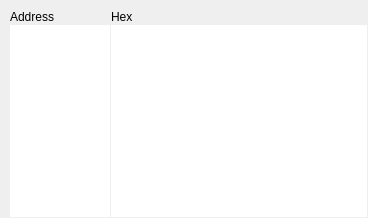
             <widget class="QWidget" name="hexTab">
              <property name="styleSheet">
               <string notr="true">border: none;</string>
              </property>
              <attribute name="icon">
               <iconset resource="resources.qrc">
                <normaloff>:/icons/ic_view_array_black_24px.svg</normaloff>:/icons/ic_view_array_black_24px.svg</iconset>
              </attribute>
              <attribute name="title">
               <string>Hex</string>
              </attribute>
              <layout class="QGridLayout" name="gridLayout_8">
               <property name="leftMargin">
                <number>10</number>
               </property>
               <property name="topMargin">
                <number>10</number>
               </property>
               <property name="rightMargin">
                <number>1</number>
               </property>
               <property name="bottomMargin">
                <number>1</number>
               </property>
               <property name="spacing">
                <number>1</number>
               </property>
               <item row="0" column="0">
                <widget class="QLabel" name="hexAddressLabel">
                 <property name="text">
                  <string>Address</string>
                 </property>
                </widget>
               </item>
               <item row="0" column="1">
                <widget class="QLabel" name="hexLabel">
                 <property name="text">
                  <string>Hex</string>
                 </property>
                </widget>
               </item>
               <item row="1" column="1">
                <widget class="QPlainTextEdit" name="hexBrowser">
                 <property name="minimumSize">
                  <size>
                   <width>0</width>
                   <height>0</height>
                  </size>
                 </property>
                 <property name="maximumSize">
                  <size>
                   <width>16777215</width>
                   <height>16777215</height>
                  </size>
                 </property>
                 <property name="styleSheet">
                  <string notr="true"/>
                 </property>
                 <property name="verticalScrollBarPolicy">
                  <enum>Qt::ScrollBarAsNeeded</enum>
                 </property>
                 <property name="undoRedoEnabled">
                  <bool>false</bool>
                 </property>
                 <property name="lineWrapMode">
                  <enum>QPlainTextEdit::NoWrap</enum>
                 </property>
                 <property name="readOnly">
                  <bool>true</bool>
                 </property>
                 <property name="textInteractionFlags">
                  <set>Qt::TextSelectableByMouse</set>
                 </property>
                </widget>
               </item>
               <item row="1" column="0">
                <widget class="QPlainTextEdit" name="hexAddressBrowser">
                 <property name="maximumSize">
                  <size>
                   <width>100</width>
                   <height>16777215</height>
                  </size>
                 </property>
                 <property name="styleSheet">
                  <string notr="true"/>
                 </property>
                 <property name="verticalScrollBarPolicy">
                  <enum>Qt::ScrollBarAlwaysOff</enum>
                 </property>
                 <property name="undoRedoEnabled">
                  <bool>false</bool>
                 </property>
                 <property name="lineWrapMode">
                  <enum>QPlainTextEdit::NoWrap</enum>
                 </property>
                 <property name="readOnly">
                  <bool>true</bool>
                 </property>
                </widget>
               </item>
              </layout>
             </widget>
